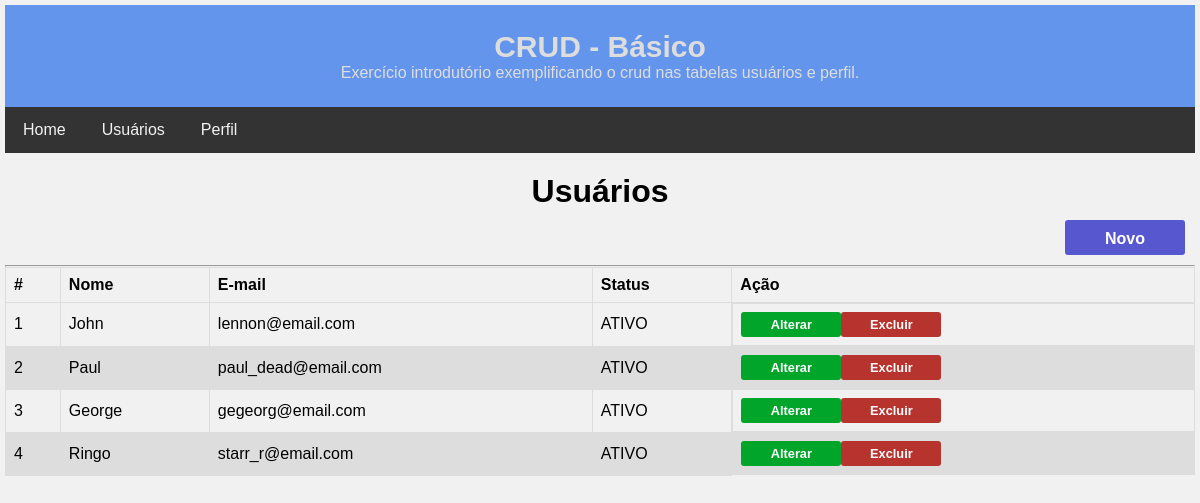
/exercicio03/usuarios/index.php, run on the app's committed database.
### tables this page shows
CREATE TABLE `usuarios` (
    `id` int not null primary key auto_increment,
    `email` varchar(255) not null,
    `nome` varchar(180) not null,
    `password` varchar(80) not null,
    `status` tinyint not null,
    `perfil_id` int not null,
    FOREIGN KEY (perfil_id) REFERENCES perfis(id)
);

### exercicio03/src/databases/conexao.php (called while the page is built, shortened)
<?php
    class Conexao
    {
        public static function getConexao()
        {
            try {
                return new PDO("mysql:host=localhost;dbname=escolabd;", "root", "");
            } catch(Exception $e) {
                echo 'Erro ao conectar com o banco de dados . ' . $e->getMessage();
            }
        }
    }

### exercicio03/src/dao/usuariodao.php (called while the page is built, shortened)
<?php
require_once __DIR__ . '/../databases/conexao.php';
class UsuarioDAO
{
    private $dbh;
    public function __construct()
    {
        $this->dbh =  Conexao::getConexao();
    }
    public function getAll()
    {
        $query = "SELECT * FROM escolabd.usuarios;";
        $stmt = $this->dbh->query($query);
        $rows = $stmt->fetchAll();
        $this->dbh = null;
        return $rows;
    }
}

### exercicio03/usuarios/index.php (the view, shortened to what this page needs)
<?php
require_once __DIR__ . "/../layouts/header.php";
require_once __DIR__ . "/../layouts/nav.php";
require_once __DIR__ . '/../src/dao/usuariodao.php';
$dao = new UsuarioDAO();
$usuarios = $dao->getAll();
$quantidadeRegistros = count($usuarios);
?>
<main>
    <h1>Usuários</h1>
    <section class="section__btn">
        <a class="btn" href="create.php">Novo</a>
    </section>
    <hr>
    <section>
        <table>
            <thead>
                <tr>
                    <th>#</th>
                    <th>Nome</th>
                    <th>E-mail</th>
                    <th>Status</th>
                    <th>Ação</th>
                </tr>
            </thead>
            <tbody>
                <?php if ($quantidadeRegistros == "0") : ?>
                    <tr>
                        <td colspan="4">Não existem usuários cadastrados.</td>
                    </tr>
                <?php else : ?>
                    <?php foreach ($usuarios as $usuario) : ?>
                        <tr>
                            <?php $status =  $usuario['status'] == "1" ? "ATIVO" : "INATIVO"; ?>
                            <td><?php echo $usuario['id']; ?></td>
                            <td><?= htmlspecialchars($usuario['nome']); ?></td>
                            <td><?= htmlspecialchars($usuario['email']); ?></td>
                            <td><?= htmlspecialchars($status); ?></td>
                            <td class="td__operacao">
                                <a class="btnalterar" href="edit.php?id=<?= $usuario['id']; ?>">Alterar</a>
                                <a class="btnexcluir" href="delete.php?id=<?= $usuario['id']; ?>" onclick="return confirm('Deseja confirmar a operação?');">Excluir</a>
                            </td>
                        </tr>
                    <?php endforeach; ?>
                <?php endif; ?>
            </tbody>
        </table>
    </section>
</main>
<?php require_once __DIR__ . "/../layouts/footer.php"; ?>

### exercicio03/assets/css/style.css (style rules this page uses)
* { box-sizing: border-box; margin: 0; padding: 0; }
body { font-family: Arial, Helvetica, sans-serif; background: #f1f1f1; padding: 5px; min-height: 100vh; }
main h1 { margin-top: 20px; text-align: center; font-size: 2rem; }
table { font-family: arial, sans-serif; border-collapse: collapse; width: 100%; }
td, th { border: 1px solid #dddddd; text-align: left; padding: 8px; }
tr:nth-child(even) { background-color: #dddddd; }
.td__operacao { display:flex; }
.section__btn { display: flex; justify-content: flex-end; }
.btn { border: none; padding: 10px; margin: 10px; width: 120px; height: 35px; background-color: rgb(87, 87, 207); color: #fff; text-align: center; text-decoration: none; font-weight: 600; border-radius: 3px; }
.btnalterar { border: none; width: 100px; padding: 5px 0px; background-color: rgb(1, 165, 42); color: #fff; text-align: center; text-decoration: none; font-size: .8rem; font-weight: 600; border-radius: 3px; display: inline-block; }
.btnexcluir { border: none; width: 100px; padding: 5px 0px; background-color: rgb(182, 51, 46); color: #fff; text-align: center; text-decoration: none; font-size: .8rem; font-weight: 600; border-radius: 3px; display: inline-block; }

### data on the page
usuarios: id "1", nome "John", email "lennon@email.com", status "ATIVO"
usuarios: id "2", nome "Paul", email "paul_dead@email.com", status "ATIVO"
usuarios: id "3", nome "George", email "gegeorg@email.com", status "ATIVO"
usuarios: id "4", nome "Ringo", email "starr_r@email.com", status "ATIVO"
